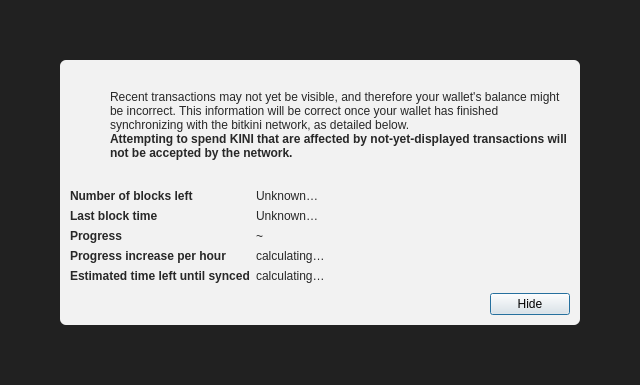
<?xml version="1.0" encoding="UTF-8"?>
<ui version="4.0">
 <class>ModalOverlay</class>
 <widget class="QWidget" name="ModalOverlay">
  <property name="geometry">
   <rect>
    <x>0</x>
    <y>0</y>
    <width>640</width>
    <height>385</height>
   </rect>
  </property>
  <property name="windowTitle">
   <string>Form</string>
  </property>
  <layout class="QVBoxLayout" name="verticalLayout" stretch="0">
   <property name="sizeConstraint">
    <enum>QLayout::SetDefaultConstraint</enum>
   </property>
   <property name="leftMargin">
    <number>0</number>
   </property>
   <property name="topMargin">
    <number>0</number>
   </property>
   <property name="rightMargin">
    <number>0</number>
   </property>
   <property name="bottomMargin">
    <number>0</number>
   </property>
   <item>
    <widget class="QWidget" name="bgWidget" native="true">
     <property name="styleSheet">
      <string notr="true">#bgWidget { background: rgba(0,0,0,220); }</string>
     </property>
     <layout class="QVBoxLayout" name="verticalLayoutMain" stretch="1">
      <property name="leftMargin">
       <number>60</number>
      </property>
      <property name="topMargin">
       <number>60</number>
      </property>
      <property name="rightMargin">
       <number>60</number>
      </property>
      <property name="bottomMargin">
       <number>60</number>
      </property>
      <item>
       <widget class="QWidget" name="contentWidget" native="true">
        <property name="styleSheet">
         <string notr="true">#contentWidget { background: rgba(255,255,255,240); border-radius: 6px; }

QLabel { color: rgb(40,40,40);  }</string>
        </property>
        <layout class="QVBoxLayout" name="verticalLayoutSub" stretch="1,0,0,0">
         <property name="spacing">
          <number>0</number>
         </property>
         <property name="leftMargin">
          <number>10</number>
         </property>
         <property name="topMargin">
          <number>10</number>
         </property>
         <property name="rightMargin">
          <number>10</number>
         </property>
         <property name="bottomMargin">
          <number>10</number>
         </property>
         <item>
          <layout class="QHBoxLayout" name="horizontalLayoutIconText" stretch="0,1">
           <property name="topMargin">
            <number>20</number>
           </property>
           <item>
            <layout class="QVBoxLayout" name="verticalLayoutIcon">
             <property name="leftMargin">
              <number>0</number>
             </property>
             <item>
              <widget class="QPushButton" name="warningIcon">
               <property name="enabled">
                <bool>false</bool>
               </property>
               <property name="text">
                <string/>
               </property>
               <property name="icon">
                <iconset>
                 <normaloff>:/icons/warning</normaloff>
                 <disabledoff>:/icons/warning</disabledoff>:/icons/warning</iconset>
               </property>
               <property name="iconSize">
                <size>
                 <width>48</width>
                 <height>48</height>
                </size>
               </property>
               <property name="flat">
                <bool>true</bool>
               </property>
              </widget>
             </item>
             <item>
              <spacer name="verticalSpacerWarningIcon">
               <property name="orientation">
                <enum>Qt::Vertical</enum>
               </property>
               <property name="sizeHint" stdset="0">
                <size>
                 <width>20</width>
                 <height>40</height>
                </size>
               </property>
              </spacer>
             </item>
            </layout>
           </item>
           <item>
            <layout class="QVBoxLayout" name="verticalLayoutInfoText">
             <property name="leftMargin">
              <number>0</number>
             </property>
             <property name="topMargin">
              <number>0</number>
             </property>
             <item>
              <widget class="QLabel" name="infoText">
               <property name="text">
                <string>Recent transactions may not yet be visible, and therefore your wallet's balance might be incorrect. This information will be correct once your wallet has finished synchronizing with the bitkini network, as detailed below.</string>
               </property>
               <property name="textFormat">
                <enum>Qt::RichText</enum>
               </property>
               <property name="wordWrap">
                <bool>true</bool>
               </property>
              </widget>
             </item>
             <item>
              <widget class="QLabel" name="infoTextStrong">
               <property name="font">
                <font>
                 <weight>75</weight>
                 <bold>true</bold>
                </font>
               </property>
               <property name="text">
                <string>Attempting to spend KINI that are affected by not-yet-displayed transactions will not be accepted by the network.</string>
               </property>
               <property name="textFormat">
                <enum>Qt::RichText</enum>
               </property>
               <property name="wordWrap">
                <bool>true</bool>
               </property>
              </widget>
             </item>
             <item>
              <spacer name="verticalSpacerInTextSpace">
               <property name="orientation">
                <enum>Qt::Vertical</enum>
               </property>
               <property name="sizeHint" stdset="0">
                <size>
                 <width>20</width>
                 <height>40</height>
                </size>
               </property>
              </spacer>
             </item>
            </layout>
           </item>
          </layout>
         </item>
         <item>
          <spacer name="verticalSpacerAfterText">
           <property name="orientation">
            <enum>Qt::Vertical</enum>
           </property>
           <property name="sizeHint" stdset="0">
            <size>
             <width>20</width>
             <height>40</height>
            </size>
           </property>
          </spacer>
         </item>
         <item>
          <layout class="QFormLayout" name="formLayout">
           <property name="fieldGrowthPolicy">
            <enum>QFormLayout::FieldsStayAtSizeHint</enum>
           </property>
           <property name="horizontalSpacing">
            <number>6</number>
           </property>
           <property name="verticalSpacing">
            <number>6</number>
           </property>
           <property name="topMargin">
            <number>10</number>
           </property>
           <item row="0" column="0">
            <widget class="QLabel" name="labelNumberOfBlocksLeft">
             <property name="font">
              <font>
               <weight>75</weight>
               <bold>true</bold>
              </font>
             </property>
             <property name="text">
              <string>Number of blocks left</string>
             </property>
            </widget>
           </item>
           <item row="0" column="1">
            <widget class="QLabel" name="numberOfBlocksLeft">
             <property name="text">
              <string>Unknown…</string>
             </property>
            </widget>
           </item>
           <item row="1" column="0">
            <widget class="QLabel" name="labelLastBlockTime">
             <property name="font">
              <font>
               <weight>75</weight>
               <bold>true</bold>
              </font>
             </property>
             <property name="text">
              <string>Last block time</string>
             </property>
            </widget>
           </item>
           <item row="1" column="1">
            <widget class="QLabel" name="newestBlockDate">
             <property name="sizePolicy">
              <sizepolicy hsizetype="Maximum" vsizetype="Preferred">
               <horstretch>0</horstretch>
               <verstretch>0</verstretch>
              </sizepolicy>
             </property>
             <property name="text">
              <string>Unknown…</string>
             </property>
            </widget>
           </item>
           <item row="2" column="0">
            <widget class="QLabel" name="labelSyncDone">
             <property name="font">
              <font>
               <weight>75</weight>
               <bold>true</bold>
              </font>
             </property>
             <property name="text">
              <string>Progress</string>
             </property>
            </widget>
           </item>
           <item row="2" column="1">
            <layout class="QHBoxLayout" name="horizontalLayoutSync" stretch="0,1">
             <item>
              <widget class="QLabel" name="percentageProgress">
               <property name="text">
                <string notr="true">~</string>
               </property>
              </widget>
             </item>
            </layout>
           </item>
           <item row="4" column="0">
            <widget class="QLabel" name="labelProgressIncrease">
             <property name="font">
              <font>
               <weight>75</weight>
               <bold>true</bold>
              </font>
             </property>
             <property name="text">
              <string>Progress increase per hour</string>
             </property>
            </widget>
           </item>
           <item row="4" column="1">
            <widget class="QLabel" name="progressIncreasePerH">
             <property name="text">
              <string>calculating…</string>
             </property>
            </widget>
           </item>
           <item row="5" column="0">
            <widget class="QLabel" name="labelEstimatedTimeLeft">
             <property name="font">
              <font>
               <weight>75</weight>
               <bold>true</bold>
              </font>
             </property>
             <property name="text">
              <string>Estimated time left until synced</string>
             </property>
            </widget>
           </item>
           <item row="5" column="1">
            <widget class="QLabel" name="expectedTimeLeft">
             <property name="text">
              <string>calculating…</string>
             </property>
            </widget>
           </item>
          </layout>
         </item>
         <item>
          <layout class="QHBoxLayout" name="horizontalLayoutButtons">
           <property name="leftMargin">
            <number>10</number>
           </property>
           <property name="topMargin">
            <number>10</number>
           </property>
           <item>
            <spacer name="horizontalSpacer">
             <property name="orientation">
              <enum>Qt::Horizontal</enum>
             </property>
             <property name="sizeHint" stdset="0">
              <size>
               <width>40</width>
               <height>20</height>
              </size>
             </property>
            </spacer>
           </item>
           <item>
            <widget class="QPushButton" name="closeButton">
             <property name="text">
              <string>Hide</string>
             </property>
             <property name="shortcut">
              <string>Esc</string>
             </property>
             <property name="focusPolicy">
              <enum>Qt::StrongFocus</enum>
             </property>
             <property name="default">
              <bool>true</bool>
             </property>
            </widget>
           </item>
          </layout>
         </item>
        </layout>
       </widget>
      </item>
     </layout>
    </widget>
   </item>
  </layout>
 </widget>
 <resources/>
 <connections/>
</ui>
